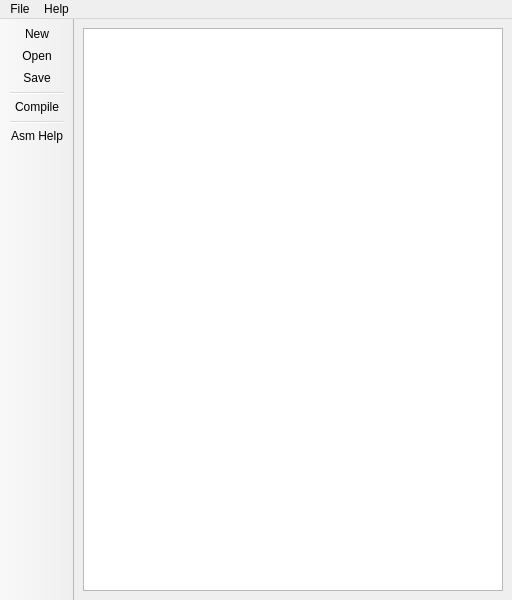
<?xml version="1.0" encoding="UTF-8"?>
<ui version="4.0">
 <class>FormEditor</class>
 <widget class="QMainWindow" name="FormEditor">
  <property name="geometry">
   <rect>
    <x>0</x>
    <y>0</y>
    <width>512</width>
    <height>600</height>
   </rect>
  </property>
  <property name="windowTitle">
   <string>Computer::Editor</string>
  </property>
  <widget class="QWidget" name="centralwidget">
   <layout class="QGridLayout" name="gridLayout">
    <item row="0" column="0">
     <widget class="QPlainTextEdit" name="plainTextEdit"/>
    </item>
   </layout>
  </widget>
  <widget class="QToolBar" name="toolBar">
   <property name="windowTitle">
    <string>toolBar</string>
   </property>
   <property name="movable">
    <bool>false</bool>
   </property>
   <property name="iconSize">
    <size>
     <width>48</width>
     <height>48</height>
    </size>
   </property>
   <property name="toolButtonStyle">
    <enum>Qt::ToolButtonTextUnderIcon</enum>
   </property>
   <property name="floatable">
    <bool>true</bool>
   </property>
   <attribute name="toolBarArea">
    <enum>LeftToolBarArea</enum>
   </attribute>
   <attribute name="toolBarBreak">
    <bool>false</bool>
   </attribute>
   <addaction name="actionNew"/>
   <addaction name="actionOpen"/>
   <addaction name="actionSave"/>
   <addaction name="separator"/>
   <addaction name="actionBuild"/>
   <addaction name="separator"/>
   <addaction name="actionHelp"/>
  </widget>
  <widget class="QMenuBar" name="menuBar">
   <property name="geometry">
    <rect>
     <x>0</x>
     <y>0</y>
     <width>512</width>
     <height>23</height>
    </rect>
   </property>
   <property name="nativeMenuBar">
    <bool>false</bool>
   </property>
   <widget class="QMenu" name="menuForm">
    <property name="title">
     <string>File</string>
    </property>
    <addaction name="actionNew"/>
    <addaction name="actionOpen"/>
    <addaction name="actionSave"/>
    <addaction name="separator"/>
    <addaction name="actionClose"/>
   </widget>
   <widget class="QMenu" name="menuHelp">
    <property name="title">
     <string>Help</string>
    </property>
    <addaction name="actionHelp"/>
   </widget>
   <addaction name="menuForm"/>
   <addaction name="menuHelp"/>
  </widget>
  <action name="actionBuild">
   <property name="icon">
    <iconset resource="icons.qrc">
     <normaloff>:/Icons/icons/Settings_256x256.png</normaloff>:/Icons/icons/Settings_256x256.png</iconset>
   </property>
   <property name="text">
    <string>Compile</string>
   </property>
   <property name="shortcut">
    <string>F5</string>
   </property>
  </action>
  <action name="actionOpen">
   <property name="icon">
    <iconset resource="icons.qrc">
     <normaloff>:/Icons/icons/Open_256x256.png</normaloff>:/Icons/icons/Open_256x256.png</iconset>
   </property>
   <property name="text">
    <string>Open</string>
   </property>
   <property name="shortcut">
    <string>Ctrl+O</string>
   </property>
  </action>
  <action name="actionClose">
   <property name="icon">
    <iconset resource="icons.qrc">
     <normaloff>:/Icons/icons/Log Out_256x256.png</normaloff>:/Icons/icons/Log Out_256x256.png</iconset>
   </property>
   <property name="text">
    <string>Close</string>
   </property>
  </action>
  <action name="actionSave">
   <property name="icon">
    <iconset resource="icons.qrc">
     <normaloff>:/Icons/icons/Save_256x256.png</normaloff>:/Icons/icons/Save_256x256.png</iconset>
   </property>
   <property name="text">
    <string>Save</string>
   </property>
   <property name="shortcut">
    <string>Ctrl+S</string>
   </property>
  </action>
  <action name="actionNew">
   <property name="icon">
    <iconset resource="icons.qrc">
     <normaloff>:/Icons/icons/New_256x256.png</normaloff>:/Icons/icons/New_256x256.png</iconset>
   </property>
   <property name="text">
    <string>New</string>
   </property>
   <property name="shortcut">
    <string>Ctrl+N</string>
   </property>
  </action>
  <action name="actionHelp">
   <property name="icon">
    <iconset resource="icons.qrc">
     <normaloff>:/Icons/icons/Help_256x256.png</normaloff>:/Icons/icons/Help_256x256.png</iconset>
   </property>
   <property name="text">
    <string>Asm Help</string>
   </property>
  </action>
 </widget>
 <resources>
  <include location="icons.qrc"/>
 </resources>
 <connections/>
</ui>
